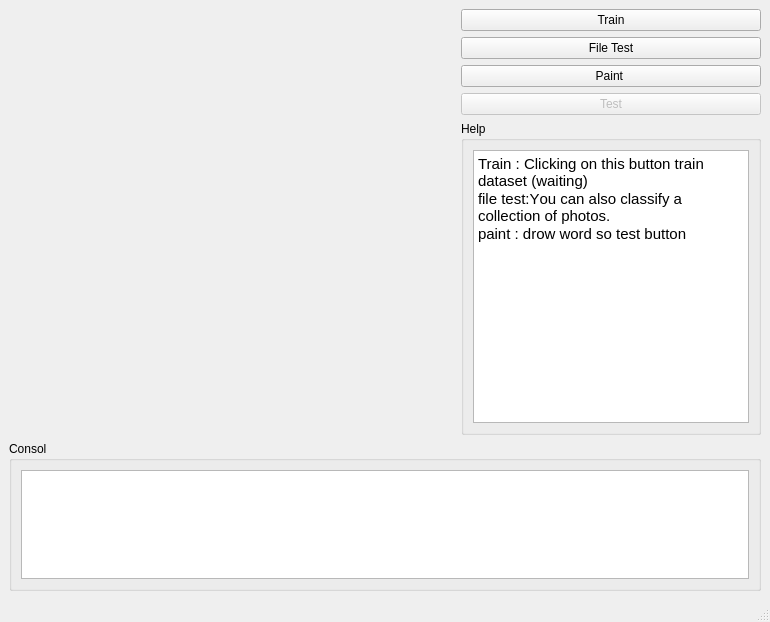
<?xml version="1.0" encoding="UTF-8"?>
<ui version="4.0">
 <class>MainWindow</class>
 <widget class="QMainWindow" name="MainWindow">
  <property name="geometry">
   <rect>
    <x>0</x>
    <y>0</y>
    <width>770</width>
    <height>622</height>
   </rect>
  </property>
  <property name="windowTitle">
   <string>MainWindow</string>
  </property>
  <widget class="QWidget" name="centralwidget">
   <layout class="QGridLayout" name="gridLayout">
    <item row="0" column="0" rowspan="5">
     <widget class="MplWidget" name="widget" native="true"/>
    </item>
    <item row="0" column="1">
     <layout class="QVBoxLayout" name="verticalLayout">
      <item>
       <widget class="QPushButton" name="Train">
        <property name="text">
         <string>Train</string>
        </property>
       </widget>
      </item>
      <item>
       <widget class="QPushButton" name="file">
        <property name="enabled">
         <bool>true</bool>
        </property>
        <property name="text">
         <string>File Test</string>
        </property>
       </widget>
      </item>
      <item>
       <widget class="QPushButton" name="paint">
        <property name="enabled">
         <bool>true</bool>
        </property>
        <property name="text">
         <string>Paint </string>
        </property>
       </widget>
      </item>
      <item>
       <widget class="QPushButton" name="test">
        <property name="enabled">
         <bool>false</bool>
        </property>
        <property name="text">
         <string>Test</string>
        </property>
       </widget>
      </item>
     </layout>
    </item>
    <item row="5" column="0" colspan="2">
     <widget class="QGroupBox" name="groupBox">
      <property name="maximumSize">
       <size>
        <width>16777215</width>
        <height>150</height>
       </size>
      </property>
      <property name="title">
       <string>Consol</string>
      </property>
      <layout class="QVBoxLayout" name="verticalLayout_2">
       <item>
        <widget class="QTextBrowser" name="consol"/>
       </item>
      </layout>
     </widget>
    </item>
    <item row="1" column="1" rowspan="4">
     <widget class="QGroupBox" name="groupBox_2">
      <property name="maximumSize">
       <size>
        <width>300</width>
        <height>16777215</height>
       </size>
      </property>
      <property name="title">
       <string>Help</string>
      </property>
      <layout class="QGridLayout" name="gridLayout_2">
       <item row="0" column="0">
        <widget class="QTextBrowser" name="Help">
         <property name="html">
          <string>&lt;!DOCTYPE HTML PUBLIC &quot;-//W3C//DTD HTML 4.0//EN&quot; &quot;http://www.w3.org/TR/REC-html40/strict.dtd&quot;&gt;
&lt;html&gt;&lt;head&gt;&lt;meta name=&quot;qrichtext&quot; content=&quot;1&quot; /&gt;&lt;style type=&quot;text/css&quot;&gt;
p, li { white-space: pre-wrap; }
&lt;/style&gt;&lt;/head&gt;&lt;body style=&quot; font-family:'Ubuntu'; font-size:11pt; font-weight:400; font-style:normal;&quot;&gt;
&lt;p style=&quot; margin-top:0px; margin-bottom:0px; margin-left:0px; margin-right:0px; -qt-block-indent:0; text-indent:0px;&quot;&gt;Train : &lt;a name=&quot;tw-target-text&quot;&gt;&lt;/a&gt;&lt;span style=&quot; font-family:'monospace';&quot;&gt;C&lt;/span&gt;&lt;span style=&quot; font-family:'monospace';&quot;&gt;licking on this button train dataset (waiting)&lt;/span&gt;&lt;/p&gt;
&lt;p style=&quot; margin-top:0px; margin-bottom:0px; margin-left:0px; margin-right:0px; -qt-block-indent:0; text-indent:0px;&quot;&gt;&lt;span style=&quot; font-family:'monospace';&quot;&gt;file test:&lt;/span&gt;&lt;a name=&quot;tw-target-text&quot;&gt;&lt;/a&gt;&lt;span style=&quot; font-family:'monospace';&quot;&gt;Y&lt;/span&gt;&lt;span style=&quot; font-family:'monospace';&quot;&gt;ou can also classify a collection of photos.&lt;/span&gt;&lt;/p&gt;
&lt;p style=&quot; margin-top:0px; margin-bottom:0px; margin-left:0px; margin-right:0px; -qt-block-indent:0; text-indent:0px;&quot;&gt;&lt;span style=&quot; font-family:'monospace';&quot;&gt;paint : drow word so test button&lt;/span&gt;&lt;/p&gt;&lt;/body&gt;&lt;/html&gt;</string>
         </property>
        </widget>
       </item>
      </layout>
     </widget>
    </item>
   </layout>
  </widget>
  <widget class="QMenuBar" name="menubar">
   <property name="geometry">
    <rect>
     <x>0</x>
     <y>0</y>
     <width>770</width>
     <height>22</height>
    </rect>
   </property>
  </widget>
  <widget class="QStatusBar" name="statusbar"/>
 </widget>
 <customwidgets>
  <customwidget>
   <class>MplWidget</class>
   <extends>QWidget</extends>
   <header>mplwidget.h</header>
   <container>1</container>
  </customwidget>
 </customwidgets>
 <resources/>
 <connections/>
</ui>
